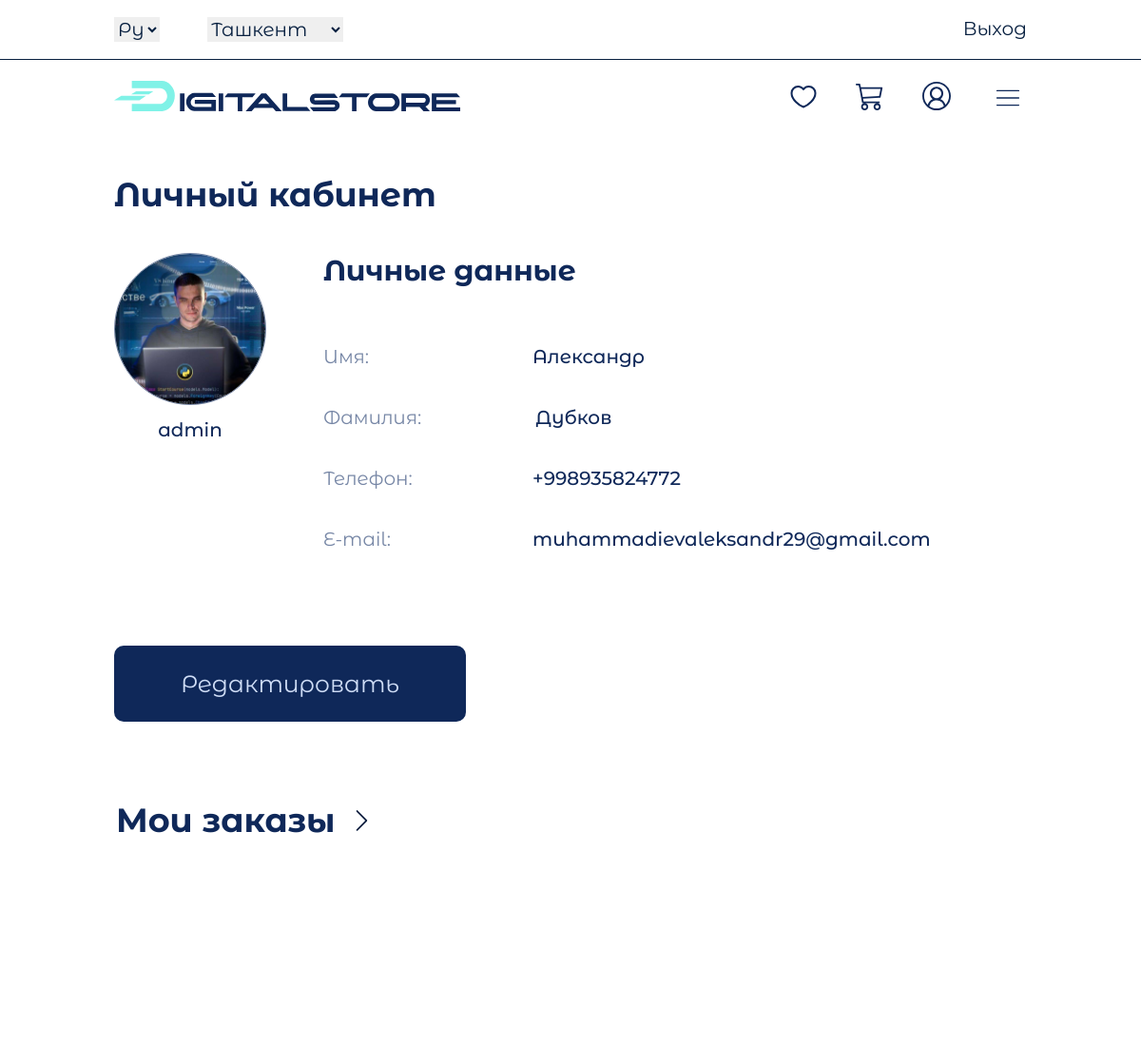
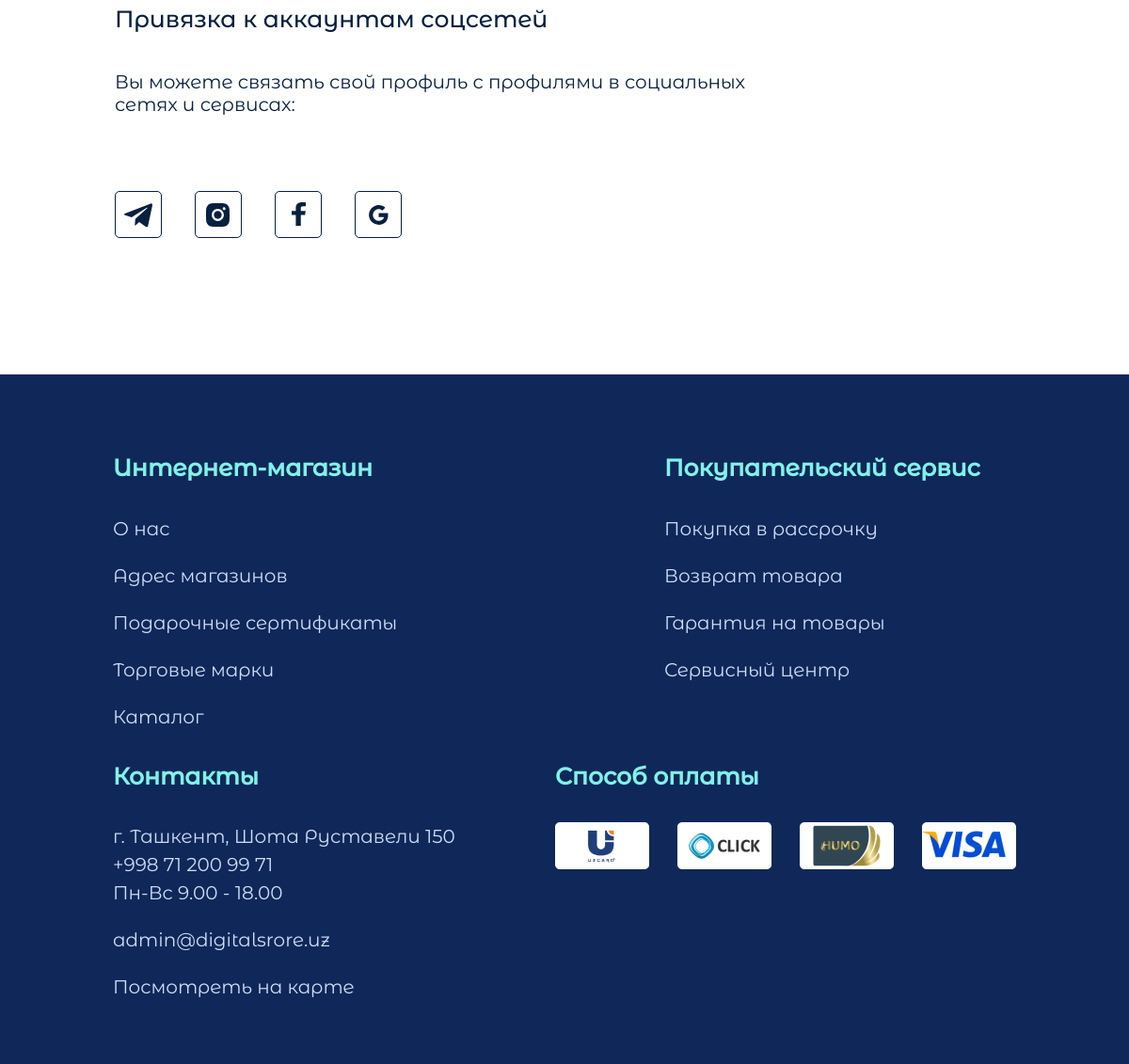
/profile/1/ (signed in), run on the app's committed database (2 pictures, top to bottom).
### digital/models.py (models this page shows, shortened)
class Profile(models.Model):
    user = models.OneToOneField(User, on_delete=models.CASCADE)
    photo = models.ImageField(upload_to='profiles/', blank=True, null=True)
    phone_number = models.CharField(max_length=30, blank=True, null=True)
    def get_photo(self):
        try:
            return self.photo.url
        except:
            return 'https://cs6.pikabu.ru/avatars/301/v301065.jpg'
    class Meta:
        verbose_name = 'Профиль'
        verbose_name_plural = 'Профили'

### digital/views.py (the view)
# urls.py: path('profile/<int:pk>/', profile_view, name='profile'),
def profile_view(request, pk):
    if request.user.is_authenticated:
        profile = Profile.objects.get(user_id=pk)
        customer = Customer.objects.get(user_id=pk)
        orders = SaveOrder.objects.filter(customer_id=customer.pk)
        print('Мои заказы', orders)
        context = {
            'profile': profile,
            'orders': orders
        }
        return render(request, 'digital/profile.html', context)
    else:
        return redirect('login')

### digital/models.py (called while the page is built)
    def get_absolute_url(self):
        return reverse('category_detail', kwargs={'slug': self.slug})

    def get_image(self):
        if self.image:
            return self.image.url
        else:
            return 'https://vodanova.ru/wp-content/uploads/2022/04/Fotografija-skoro-pojavitsja.jpg'

    def __str__(self):
        return str(self.pk) + ' '

### digital/templatetags/digital_tags.py (called while the page is built)
@register.simple_tag()
def get_categories():
    return Category.objects.all()

@register.simple_tag()
def get_normal_price(price):
    return f"{price:_}".replace("_", " ")

### digital/templates/digital/profile.html (shortened to what this page needs)
{% extends 'base.html' %}
{% load static %}
{% block main %}
<main>
    <div class="content_user">
        <div class="user container">
            <h3 class="user_room">Личный кабинет</h3>
            <div class="user_block">
                <div class="user_img">
                    <img class="user_img-img" src="{{ profile.get_photo }}" alt="">
                    <div class="user_name">
                        <p>{{ profile.user.username }}</p>
                    </div>
                </div>
                <div class="user_info">
                    <h2 class="user_title">Личные данные</h2>
                    <ul class="lis__user_info">
                        <li class="list_user"><p>Имя:</p> <span>{{ profile.user.first_name }}</span></li>
                        <li class="list_user"><p>Фамилия:</p> <span>{{ profile.user.last_name }}</span></li>
                        <li class="list_user"><p>Телефон:</p> <span>{{ profile.phone_number }}</span></li>
                        <li class="list_user"><p>E-mail:</p> <span>{{ profile.user.email }}</span></li>
                    </ul>
                </div>
            </div>
            <a href="{% url 'chg_profile_view' %}" class="btn btn_profile">Редактировать</a>
        </div>
    </div>
    <div class="content_order">
        <div class="my_orders">
            <h3>Мои заказы</h3> <img src="{% static 'digital/image/icons/errow_right.svg' %}" alt="" class="errow_down">
        </div>
    </div>
    <div class="content_connect">
        <p class="content_top_text">Привязка к аккаунтам соцсетей</p>
        <p class="content_midle_text">Вы можете связать свой профиль с профилями в социальных сетях и сервисах:</p>
        {% include 'digital/components/_mail_list.html' %}
    </div>
</main>
{% endblock main %}

### digital/static/digital/css/style.css (style rules this page uses)
* { margin: 0; padding: 0; text-decoration: none; list-style: none; box-sizing: border-box; }
.container { max-width: 1300px; width: 100%; margin: 0 auto; }
.content_user { margin: 40px 0 80px 0; }
.user_room, .login_title, .checkout_title { margin-bottom: 100px; font-family: 'Bold'; font-style: normal; font-weight: 700; font-size: 35px; line-height: 43px; color: #0F2859; }
.user_block { width: 100%; display: flex; gap: 60px; flex-wrap: wrap; }
.user_img { width: 160px; height: 160px; }
.user_img img { width: 100%; border-radius: 50%; border: 1px solid #7787A6; }
.lis__user_info { display: flex; flex-direction: column; gap: 40px; margin-top: 60px; }
.list_user { width: 510px; display: flex; gap: 120px; }
.list_user p { min-width: 100px; font-family: 'Regul'; font-style: normal; font-weight: 400; font-size: 20px; line-height: 24px; color: #7787A6; }
.list_user span { min-width: 100px; font-family: 'Medium'; font-style: normal; font-weight: 400; font-size: 20px; line-height: 24px; color: #0F2859; }
.user_title { font-family: 'Bold'; font-style: normal; font-weight: 700; font-size: 30px; line-height: 37px; color: #0F2859; }
.user_name { margin-top: 10px; display: flex; justify-content: center; gap: 10px; }
.user_name p { font-family: 'Medium'; font-style: normal; font-weight: 400; font-size: 20px; line-height: 24px; color: #0F2859; }
.btn_profile { width: 370px; margin-top: 100px; padding: 25px 0; background: #0F2859; border-radius: 10px; text-align: center; font-family: 'Regul'; font-style: normal; font-weight: 500; font-size: 25px; line-height: 30px; color: #CFDDF6; }
.user { display: flex; flex-direction: column; width: 100%; height: 100%; }
.content_order, .content_connect, .profile_content { max-width: 966px; margin: 0 auto; min-height: 200px; cursor: pointer; padding: 5px; }
.my_orders { display: flex; gap: 22px; align-items: center; font-family: 'Bold'; font-style: normal; font-weight: 700; font-size: 30px; line-height: 37px; color: #0F2859; }
.my_orders img { transition: 0.5s; }
.content_connect { margin-top: 80px; margin-bottom: 140px; }
.content_midle_text { margin: 40px 0 80px 0; }
.content_top_text { font-family: 'Medium'; font-style: normal; font-weight: 500; font-size: 25px; line-height: 30px; color: #082040; }
.content_midle_text { width: 693px; font-family: 'Regul'; font-style: normal; font-weight: 500; font-size: 20px; line-height: 24px; color: #082040; }
.user_room, .login_title { margin-bottom: 40px; font-family: 'Bold'; font-style: normal; font-weight: 700; font-size: 35px; line-height: 43px; color: #0F2859; }

### digital/static/digital/css/media.css (style rules this page uses)
@media (max-width: 1200px) { .container { max-width: 960px; } }

### data on the page
Profile: get_photo (picture), user.username "admin", user.first_name "Александр", user.last_name "Дубков", phone_number "+998935824772", user.email "muhammadievaleksandr29@gmail.com"
